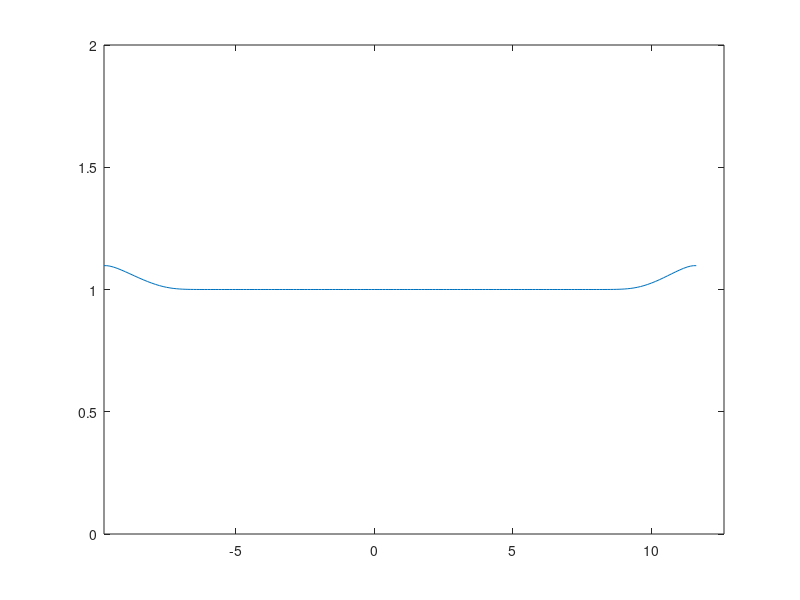

This chart was generated by the following MATLAB code:
clc; clear; close all

nx = 400;
xstart=-20;
xend = 20;
T = 10;
x_0 = linspace(xstart, xend, nx)';

epsilon = 1e-0;
u_0 = @(x) 0.1*ones(size(x,1),1);
eta_0 = @(x) ones(size(x,1),1) + 0.2*exp(-x.^2/epsilon);

x = x_0;
u = u_0(x);
sqrtEta = sqrt(eta_0(x));
t = zeros(size(x,1),1);
V = u + 2*sqrtEta;
W = u - 2*sqrtEta;


while max(t)<T
    slopeV = u(1:end-1)  + sqrtEta(1:end-1);
    slopeW = u(2:end) - sqrtEta(2:end);
    assert(all(abs(slopeW) <= abs(slopeV)));
    dx = diff(x);
    dudx = -diff(u);
    etaPlus = sqrtEta(1:end-1) + sqrtEta(2:end);
    dt1 = (dx + (u(2:end)-sqrtEta(2:end)).*(t(1:end-1)-t(2:end)))./(dudx + etaPlus);
    dt2 = (dx + (u(1:end-1)+sqrtEta(1:end-1)).*(t(1:end-1)-t(2:end)))./(dudx + etaPlus);
    t1 = t(1:end-1) + dt1;
    t2 = t(2:end) + dt2;
    t = t1;
    assert(all(t1-t2<1e-10));
    xV = x(1:end-1) + (u(1:end-1) + sqrtEta(1:end-1)).*dt1;
    xW = x(2:end) + (u(2:end) - sqrtEta(2:end)).*dt2;
    assert(all(xV-xW<1e-12));
    x = xV;
    V = V(1:end-1);
    W = W(2:end);
    sqrtEta = 0.25*(V - W);
    uV = V - 2*sqrtEta;
    uW = W + 2*sqrtEta;
    assert(all(uV-uW<1e-10));
    u = uV;
    plot(x,sqrtEta.^2);
    axis([min(x),max(x)+1,0,2])
    pause(0.1)
    if size(x,1)<2
        break
    end
end


